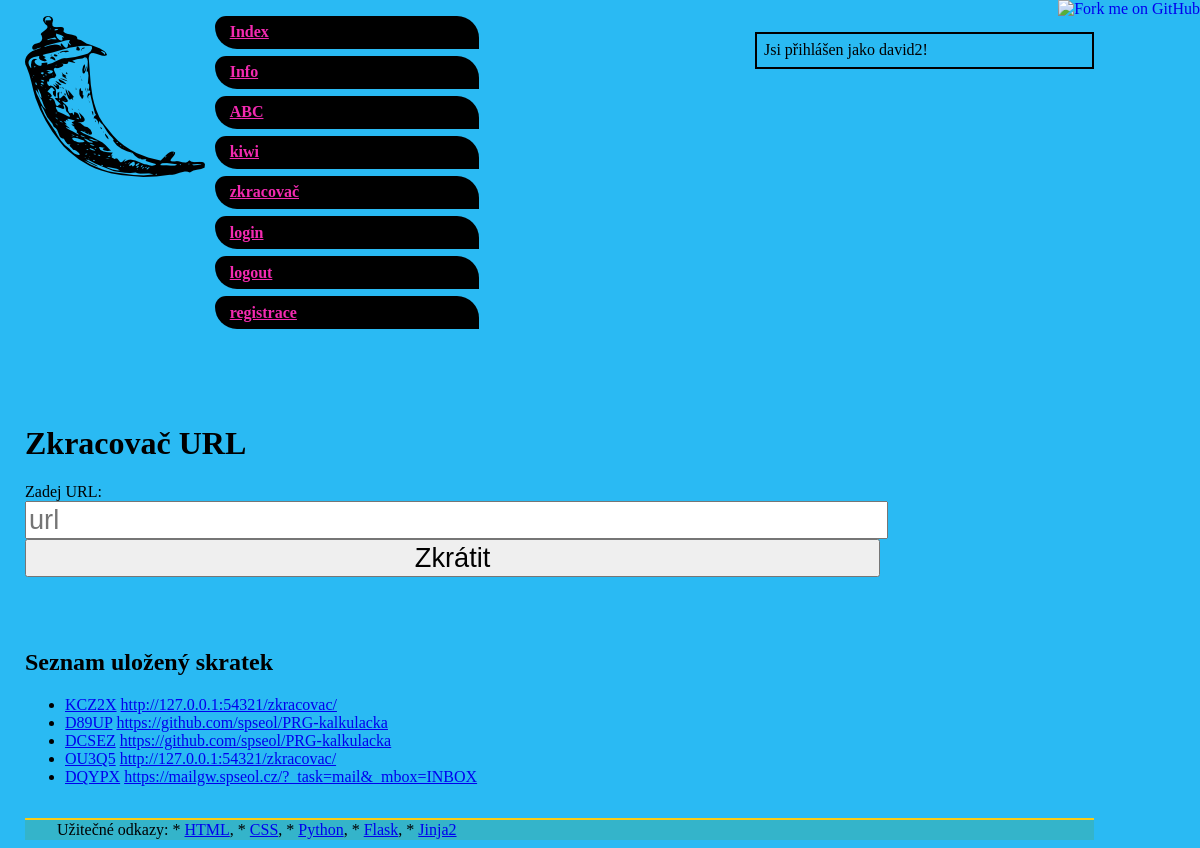
Screenshot of /zkracovac/ (signed in) with the database file from the repository.
### tables this page shows
CREATE TABLE "adresy" (
	"zkratka"	TEXT NOT NULL,
	"url"	TEXT NOT NULL,
	"user"	TEXT,
	PRIMARY KEY("zkratka")
);

### webface.py (the view, shortened to what this page needs)
@app.route("/zkracovac/", methods=['GET', 'POST'])
def zkracovac():
    if request.method == "GET":
        new = request.args.get("new")
        if "uživatel" in session:
            with SQLite('data.db') as cur:
                res = cur.execute("SELECT zkratka, url FROM adresy WHERE user=?",[session["uživatel"]] )
                zkratky = res.fetchall()
                if not zkratky:
                    zkratky = []
        else:
            zkratky = []
        return render_template("zkracovac.html",new=new,zkratky=zkratky)

### mysqlite.py (called while the page is built)
    def __enter__(self):
        self.conn = sqlite3.connect(self.file)
        self.conn.row_factory = sqlite3.Row
        return self.conn.cursor()

    def __exit__(self, type, value, traceback):
        self.conn.commit()
        self.conn.close()

### templates/zkracovac.html (shortened to what this page needs)
{% extends 'base.html' %}
{% block obsah %}
<h1>Zkracovač URL</h1>
<form action="" method="POST">
    <p class = "url">
    Zadej URL:<br><input type="text" name="url" placeholder="url" > <br>
    <input type="submit" value="Zkrátit">
    </p>
</form>
<h2>Seznam uložený skratek</h2>
<ul>
{% for zkratka,url in zkratky %}
<li><a href="{{url_for('dezkracovac',zkratka=zkratka)}}">{{zkratka}}</a> <a href="{{url}}">{{url}}</a></li>
{% endfor %}
</ul>
{% endblock obsah %}

### templates/base.html (shortened to what this page needs)
<!doctype html>
<html lang="cs">
<head>
  <link rel="stylesheet" href="{{ url_for('static', filename='styles.css') }}">
</head>
<body>
<a href="https://github.com/spseol/flask-start-onefile/"><img style="position: absolute; top: 0; right: 0; border: 0;" src="https://camo.githubusercontent.com/652c5b9acfaddf3a9c326fa6bde407b87f7be0f4/68747470733a2f2f73332e616d617a6f6e6177732e636f6d2f6769746875622f726962626f6e732f666f726b6d655f72696768745f6f72616e67655f6666373630302e706e67" alt="Fork me on GitHub" data-canonical-src="https://s3.amazonaws.com/github/ribbons/forkme_right_orange_ff7600.png"></a>
<p class="login">
{% if "uživatel" in session %}
  Jsi přihlášen jako {{ session["uživatel"]}}!
{% else %}
  Hrůze nesji přihlášen!!!
{% endif %}
</p>
  <nav>
  <p><img src="{{ url_for('static', filename='flask-icon.png') }}" /></p>
  <ul>
    <li><a href="{{ url_for('index') }}">Index</a></li>
    <li><a href="{{ url_for('info') }}">Info</a></li>
    <li><a href="{{ url_for('abc') }}">ABC</a></li>
    <li><a href="{{ url_for('kiwi') }}">kiwi</a></li>
    <li><a href="{{ url_for('zkracovac') }}">zkracovač</a></li>
    <li><a href="{{ url_for('login') }}">login</a></li>
    <li><a href="{{ url_for('logout') }}">logout</a></li>
    <li><a href="{{ url_for('registrace') }}">registrace</a></li>
  </ul></nav>
{% block obsah %}{% endblock obsah %}
<footer>
Užitečné odkazy:
* <a href="https://www.jakpsatweb.cz/html/">HTML</a>,
* <a href="https://www.jakpsatweb.cz/css/">CSS</a>,
* <a href="http://docs.python.org">Python</a>,
* <a href="https://flask.palletsprojects.com/">Flask</a>,
* <a href="https://jinja.palletsprojects.com/templates/">Jinja2</a>
</footer>
</body>
</html>

### static/styles.css (style rules this page uses)
body { background-color: #2abaf3; padding-left: 1em; padding-right: 1em; margin-left: 9px; margin-right: 90px; }
h1, h2, h3 { clear: both; margin-top: 3em; }
nav ul { margin: 1ex auto; margin-left: 150px; font-weight: bold; }
nav ul li { display: block; width: 30%; margin-top: 1ex; }
nav ul li a { display: block; color: #f32ab0; background-color: #000000; border-radius: 25px 50px 0px; padding: 1ex 2ex; }
nav img { float:left; }
footer { padding: 0.1ex 2em; margin-top: 2em; border-top: solid 2px #FACC15; background-color: #34b4ca; }
.login { display: inline-block; float: right; width: 30%; border: rgb(0, 0, 0) solid 2px; padding: 1ex; }
.url input { width: 80%; font-size: 170%; }

### rows the page displays
adresy: zkratka "KCZ2X", url "http://127.0.0.1:54321/zkracovac/"
adresy: zkratka "D89UP", url "https://github.com/spseol/PRG-kalkulacka"
adresy: zkratka "DCSEZ", url "https://github.com/spseol/PRG-kalkulacka"
adresy: zkratka "OU3Q5", url "http://127.0.0.1:54321/zkracovac/"
adresy: zkratka "DQYPX", url "https://mailgw.spseol.cz/?_task=mail&_mbox=INBOX"

### other values shown
{{ session["uživatel"] }} "david2"
